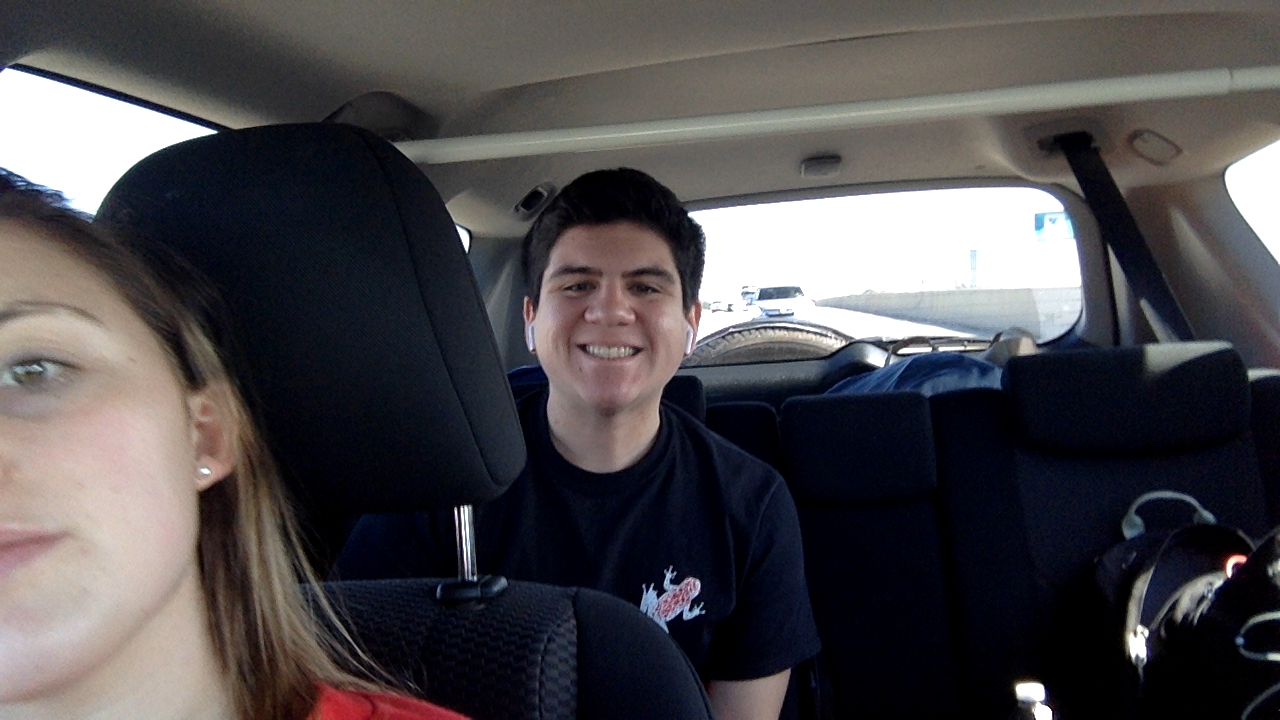
#> input picture G1.png, 1280 x 720 px
$ python 'Part 3-SIFT.py'
#> lines starting #> are read from the running program, lines starting #| are printed output that depends on the picture
import cv2
import numpy as np
import skimage as ski

img = cv2.imread('G1.png')
#> img is the input picture: shape (720, 1280, 3); mean B, G, R 76.5, 73.6, 76.3

img2 = cv2.imread('G2.png')
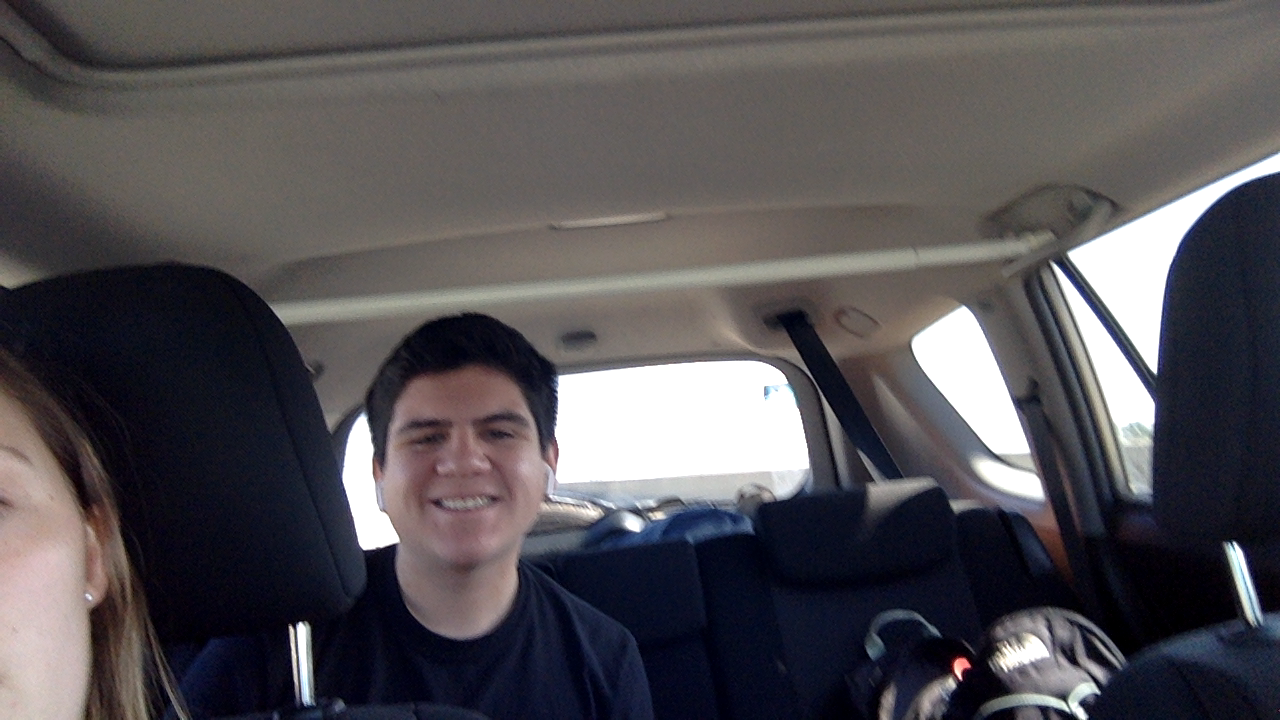
#> input picture G2.png, 1280 x 720 px
#> img2 is the input picture: shape (720, 1280, 3); mean B, G, R 84.8, 81, 84.1

img3 = cv2.imread('G1.png')


sift = cv2.xfeatures2d.SIFT_create()

kp1, des1 = sift.detectAndCompute(img, None)
#> kp1 = 1222 keypoints; strongest (x, y, size): (1137, 644, 17.4), (82, 137, 87.9), (876, 358, 11.9), (214, 132, 3.4)
kp2, des2 = sift.detectAndCompute(img2, None)
#> kp2 = 635 keypoints; strongest (x, y, size): (1236, 556, 14), (301, 636, 16.1), (682, 431, 131.4), (960, 665, 10.3)

bf = cv2.BFMatcher()
matches = bf.knnMatch(des1, des2, k=2)
#> matches = 1222 matches

img3 = cv2.drawMatchesKnn(img, kp1, img2, kp2, matches[:15], None, flags=2)
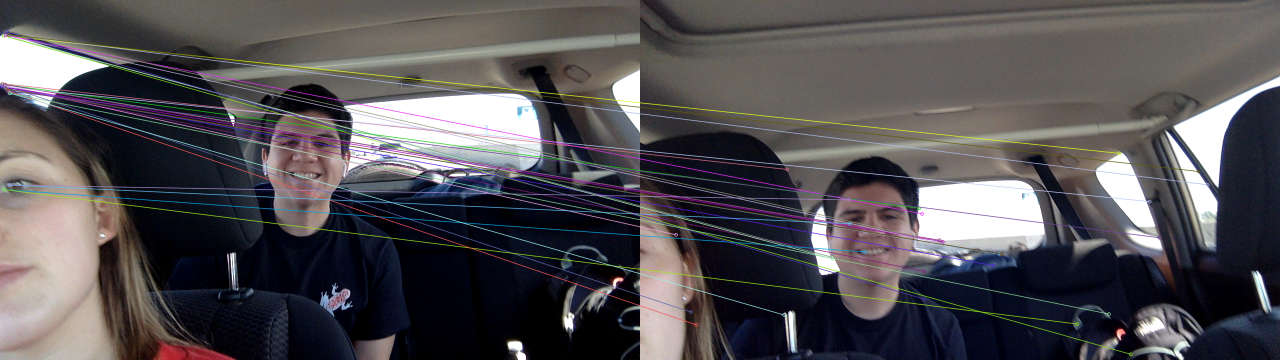
#> img3: shape (720, 2560, 3) (shown at 1/2 size); mean B, G, R 83, 79.6, 82.5

cv2.imshow('', img3)
cv2.imwrite('GSIFT.jpeg', img3)
cv2.waitKey(0)
